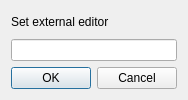
<?xml version="1.0" encoding="UTF-8"?>
<ui version="4.0">
 <class>SettingsDialog</class>
 <widget class="QDialog" name="SettingsDialog">
  <property name="geometry">
   <rect>
    <x>0</x>
    <y>0</y>
    <width>184</width>
    <height>100</height>
   </rect>
  </property>
  <property name="windowTitle">
   <string>Dialog</string>
  </property>
  <layout class="QVBoxLayout" name="verticalLayout">
   <item>
    <widget class="QLabel" name="label">
     <property name="text">
      <string>Set external editor</string>
     </property>
    </widget>
   </item>
   <item>
    <widget class="QLineEdit" name="lineEdit"/>
   </item>
   <item>
    <widget class="QDialogButtonBox" name="buttonBox">
     <property name="orientation">
      <enum>Qt::Orientation::Horizontal</enum>
     </property>
     <property name="standardButtons">
      <set>QDialogButtonBox::StandardButton::Cancel|QDialogButtonBox::StandardButton::Ok</set>
     </property>
    </widget>
   </item>
  </layout>
 </widget>
 <resources/>
 <connections>
  <connection>
   <sender>buttonBox</sender>
   <signal>accepted()</signal>
   <receiver>SettingsDialog</receiver>
   <slot>accept()</slot>
   <hints>
    <hint type="sourcelabel">
     <x>248</x>
     <y>254</y>
    </hint>
    <hint type="destinationlabel">
     <x>157</x>
     <y>274</y>
    </hint>
   </hints>
  </connection>
  <connection>
   <sender>buttonBox</sender>
   <signal>rejected()</signal>
   <receiver>SettingsDialog</receiver>
   <slot>reject()</slot>
   <hints>
    <hint type="sourcelabel">
     <x>316</x>
     <y>260</y>
    </hint>
    <hint type="destinationlabel">
     <x>286</x>
     <y>274</y>
    </hint>
   </hints>
  </connection>
 </connections>
</ui>
